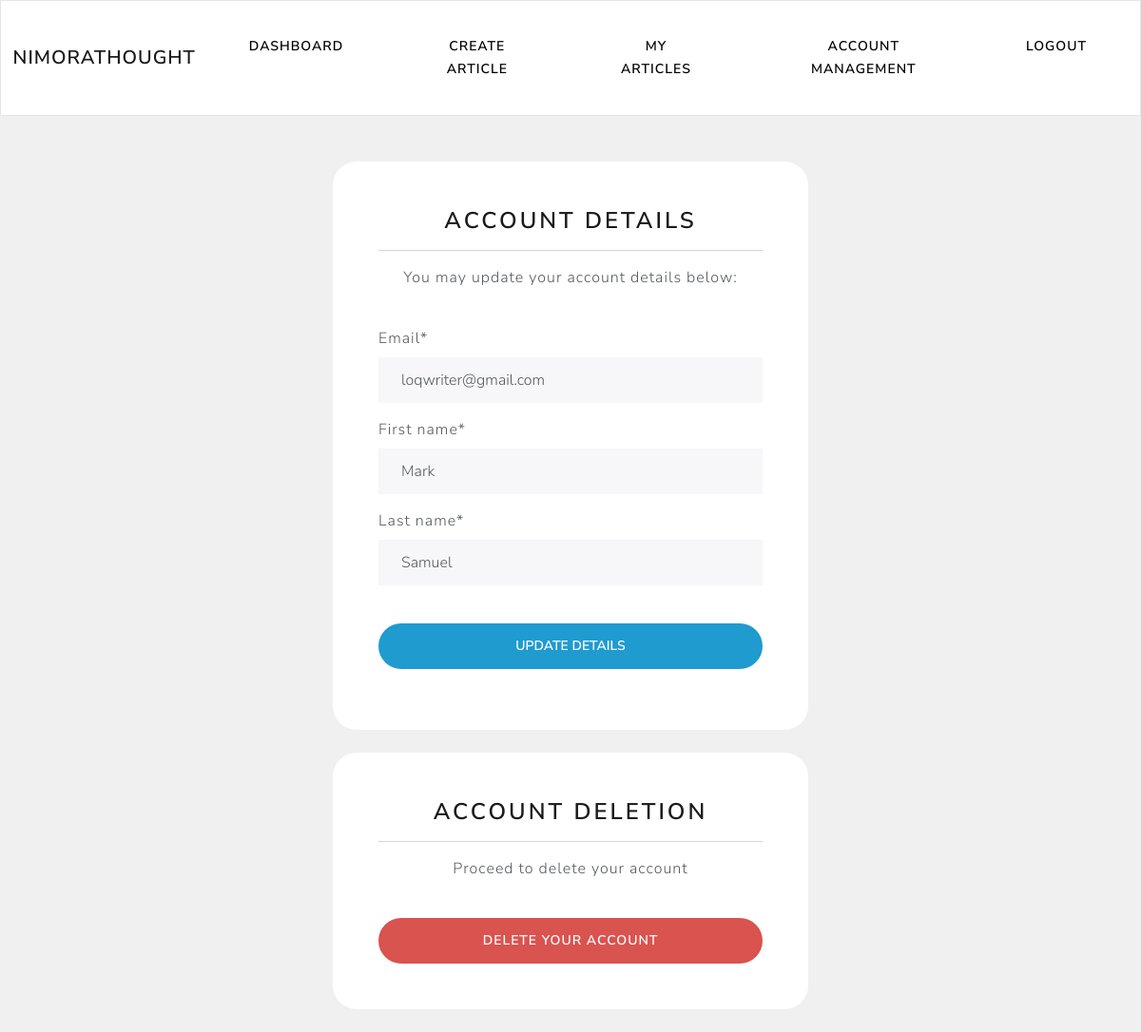
/writer/account-management (signed in), run on the app's committed database.
### account/models.py (models this page shows, shortened)
class CustomUser(AbstractBaseUser, PermissionsMixin):
    username = None
    email = models.EmailField(unique=True)
    first_name = models.CharField(max_length=100)
    last_name = models.CharField(max_length=150)
    is_active = models.BooleanField(default=True)
    is_staff = models.BooleanField(default=False)
    date_joined = models.DateTimeField(default=timezone.now)
    is_writer = models.BooleanField(default=False, verbose_name="Are you a writer?")
    USERNAME_FIELD = 'email'
    REQUIRED_FIELDS = []
    objects = CustomUserManager()

### writer/views.py (the view)
# urls.py: path('account-management', views.account_management, name="account-management"),
@login_required(login_url='my-login')
def account_management(request):
    if not request.user.is_writer:
        return HttpResponseForbidden("Clients cannot access this page.")
    form = UpdateUserForm(instance=request.user)
    if request.method == 'POST':
        form = UpdateUserForm(request.POST, instance=request.user)
        if form.is_valid():
            form.save()
            return redirect('writer-dashboard')
    context = {
        'UpdateUserForm': form,
    }
    return render(request, 'writer/account-management.html', context)

### writer/forms.py
class UpdateUserForm(ModelForm):
    password = None
    class Meta:
        model = CustomUser
        fields = ['email', 'first_name', 'last_name',]
        exclude = ['password1', 'password2',]

### writer/templates/writer/account-management.html (shortened to what this page needs)
{% extends 'writer/navbar.html' %}
{% load crispy_forms_tags %}
{% block content %}
    <br> <br>
    <div class="container bg-white shadow-md p-5 form-layout">
        <h3 class="text-center"> Account details </h3>
        <hr>
        <p class="text-center"> You may update your account details below: </p>
        <br>
        <form method="POST" autocomplete="off">
            {{UpdateUserForm|crispy}}
            <br>
            <div style="text-align: center;">
                <input class="btn btn-info w-100" style="border-radius: 50px;" type="submit" value="Update details">
            </div>
        </form>
    </div>
    <br>
    <div class="container bg-white shadow-md p-5 form-layout text-center">
        <h3> Account deletion </h3>
        <hr>
        <p>Proceed to delete your account</p>
        <br>
        <a class="btn btn-danger w-100" style="border-radius: 50px;" href="{% url 'delete-account' %}"> Delete your account </a>
    </div>
    <br>
{% endblock content %}

### static/css/styles.css (style rules this page uses)
.form-layout { width: 500px; border-radius: 25px; }

### data on the page
CustomUser: email "loqwriter@gmail.com", first_name "Mark", last_name "Samuel"
